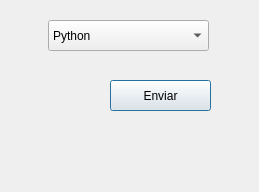
<?xml version="1.0" encoding="UTF-8"?>
<ui version="4.0">
 <class>Dialog</class>
 <widget class="QDialog" name="Dialog">
  <property name="geometry">
   <rect>
    <x>0</x>
    <y>0</y>
    <width>259</width>
    <height>192</height>
   </rect>
  </property>
  <property name="windowTitle">
   <string>Dialog</string>
  </property>
  <widget class="QComboBox" name="lenguajes">
   <property name="geometry">
    <rect>
     <x>48</x>
     <y>20</y>
     <width>161</width>
     <height>31</height>
    </rect>
   </property>
   <item>
    <property name="text">
     <string>Python</string>
    </property>
   </item>
   <item>
    <property name="text">
     <string>PHP</string>
    </property>
   </item>
   <item>
    <property name="text">
     <string>Perl</string>
    </property>
   </item>
   <item>
    <property name="text">
     <string>Ruby</string>
    </property>
   </item>
  </widget>
  <widget class="QPushButton" name="boton">
   <property name="geometry">
    <rect>
     <x>110</x>
     <y>80</y>
     <width>101</width>
     <height>31</height>
    </rect>
   </property>
   <property name="text">
    <string>Enviar</string>
   </property>
  </widget>
  <widget class="QLabel" name="labelLenguajes">
   <property name="geometry">
    <rect>
     <x>50</x>
     <y>140</y>
     <width>161</width>
     <height>31</height>
    </rect>
   </property>
   <property name="text">
    <string/>
   </property>
  </widget>
 </widget>
 <resources/>
 <connections/>
</ui>
